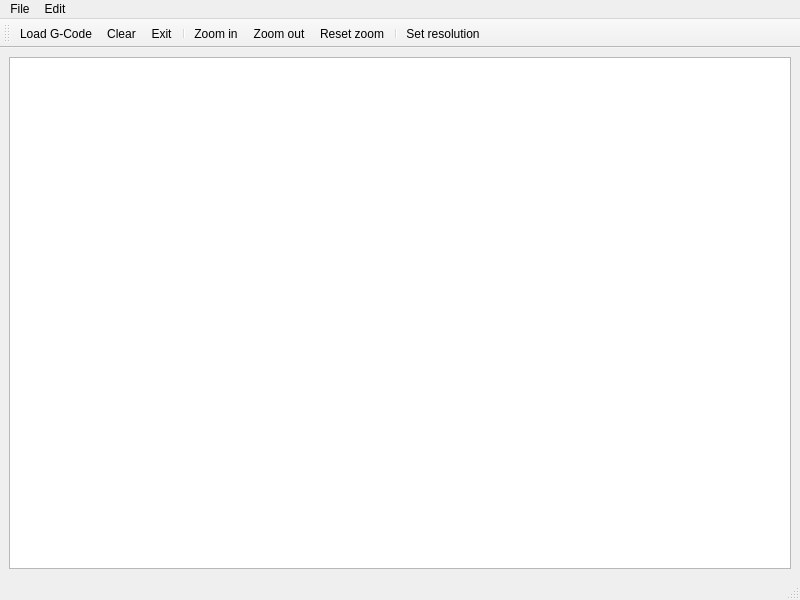
<?xml version="1.0" encoding="UTF-8"?>
<ui version="4.0">
 <class>MainWindow</class>
 <widget class="QMainWindow" name="MainWindow">
  <property name="geometry">
   <rect>
    <x>0</x>
    <y>0</y>
    <width>800</width>
    <height>600</height>
   </rect>
  </property>
  <property name="windowTitle">
   <string>MainWindow</string>
  </property>
  <widget class="QWidget" name="centralwidget">
   <layout class="QHBoxLayout" name="horizontalLayout">
    <item>
     <widget class="QGraphicsView" name="graphicsView"/>
    </item>
   </layout>
  </widget>
  <widget class="QMenuBar" name="menubar">
   <property name="geometry">
    <rect>
     <x>0</x>
     <y>0</y>
     <width>800</width>
     <height>24</height>
    </rect>
   </property>
   <widget class="QMenu" name="menuFile">
    <property name="title">
     <string>File</string>
    </property>
    <addaction name="actionLoad_G_Code"/>
    <addaction name="actionExit"/>
   </widget>
   <widget class="QMenu" name="menuEdit">
    <property name="title">
     <string>Edit</string>
    </property>
    <addaction name="actionClear"/>
    <addaction name="actionZoomIn"/>
    <addaction name="actionZoomOut"/>
    <addaction name="actionResetZoom"/>
    <addaction name="actionSetResolution"/>
   </widget>
   <addaction name="menuFile"/>
   <addaction name="menuEdit"/>
  </widget>
  <widget class="QToolBar" name="toolBar">
   <property name="windowTitle">
    <string>toolBar</string>
   </property>
   <attribute name="toolBarArea">
    <enum>TopToolBarArea</enum>
   </attribute>
   <attribute name="toolBarBreak">
    <bool>false</bool>
   </attribute>
   <addaction name="actionLoad_G_Code"/>
   <addaction name="actionClear"/>
   <addaction name="actionExit"/>
   <addaction name="separator"/>
   <addaction name="actionZoomIn"/>
   <addaction name="actionZoomOut"/>
   <addaction name="actionResetZoom"/>
   <addaction name="separator"/>
   <addaction name="actionSetResolution"/>
  </widget>
  <widget class="QStatusBar" name="statusBar"/>
  <action name="actionLoad_G_Code">
   <property name="icon">
    <iconset theme="document-open"/>
   </property>
   <property name="text">
    <string>Load G-Code</string>
   </property>
  </action>
  <action name="actionExit">
   <property name="icon">
    <iconset theme="application-exit"/>
   </property>
   <property name="text">
    <string>Exit</string>
   </property>
  </action>
  <action name="actionClear">
   <property name="icon">
    <iconset theme="edit-clear"/>
   </property>
   <property name="text">
    <string>Clear</string>
   </property>
  </action>
  <action name="actionZoomIn">
   <property name="icon">
    <iconset theme="zoom-in"/>
   </property>
   <property name="text">
    <string>Zoom in</string>
   </property>
   <property name="shortcut">
    <string>+</string>
   </property>
  </action>
  <action name="actionZoomOut">
   <property name="icon">
    <iconset theme="zoom-out"/>
   </property>
   <property name="text">
    <string>Zoom out</string>
   </property>
   <property name="shortcut">
    <string>-</string>
   </property>
  </action>
  <action name="actionResetZoom">
   <property name="icon">
    <iconset theme="zoom-original"/>
   </property>
   <property name="text">
    <string>Reset zoom</string>
   </property>
  </action>
  <action name="actionSetResolution">
   <property name="text">
    <string>Set resolution...</string>
   </property>
  </action>
 </widget>
 <resources/>
 <connections/>
</ui>
